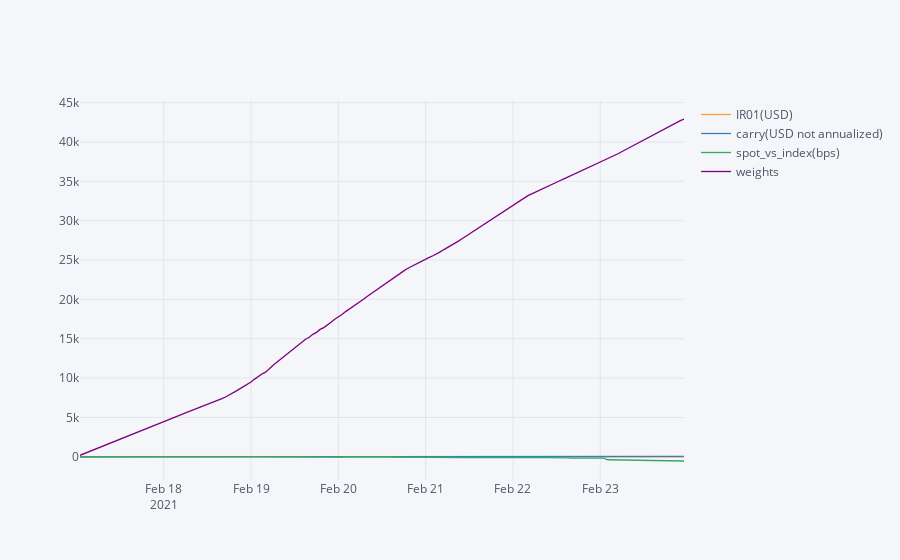

Notebook code cell kept with this figure:
### Code cell
pnl.pivot_table(index='end_time',columns='bucket',values='amtUSD').cumsum().iplot()

### Figure 1 — Plotly figure (JSON) as saved in the notebook; plotly's stock layout.template omitted (floating-point values rounded to 4 significant figures; data arrays with more than 128 entries replaced by an {"elided": "..."} marker saying what was removed)
{"data": [{"line": {"color": "rgba(255, 153, 51, 1.0)", "dash": "solid", "shape": "linear", "width": 1.3}, "mode": "lines", "name": "IR01(USD)", "text": "", "type": "scatter", "x": {"elided": "167 str values"}, "y": {"elided": "167 float values"}}, {"line": {"color": "rgba(55, 128, 191, 1.0)", "dash": "solid", "shape": "linear", "width": 1.3}, "mode": "lines", "name": "carry(USD not annualized)", "text": "", "type": "scatter", "x": {"elided": "167 str values"}, "y": {"elided": "167 float values"}}, {"line": {"color": "rgba(50, 171, 96, 1.0)", "dash": "solid", "shape": "linear", "width": 1.3}, "mode": "lines", "name": "spot_vs_index(bps)", "text": "", "type": "scatter", "x": {"elided": "167 str values"}, "y": {"elided": "167 float values"}}, {"line": {"color": "rgba(128, 0, 128, 1.0)", "dash": "solid", "shape": "linear", "width": 1.3}, "mode": "lines", "name": "weights", "text": "", "type": "scatter", "x": {"elided": "167 str values"}, "y": {"elided": "167 float values"}}], "layout": {"legend": {"bgcolor": "#F5F6F9", "font": {"color": "#4D5663"}}, "paper_bgcolor": "#F5F6F9", "plot_bgcolor": "#F5F6F9", "title": {"font": {"color": "#4D5663"}}, "xaxis": {"gridcolor": "#E1E5ED", "showgrid": true, "tickfont": {"color": "#4D5663"}, "title": {"font": {"color": "#4D5663"}, "text": ""}, "zerolinecolor": "#E1E5ED"}, "yaxis": {"gridcolor": "#E1E5ED", "showgrid": true, "tickfont": {"color": "#4D5663"}, "title": {"font": {"color": "#4D5663"}, "text": ""}, "zerolinecolor": "#E1E5ED"}}}
